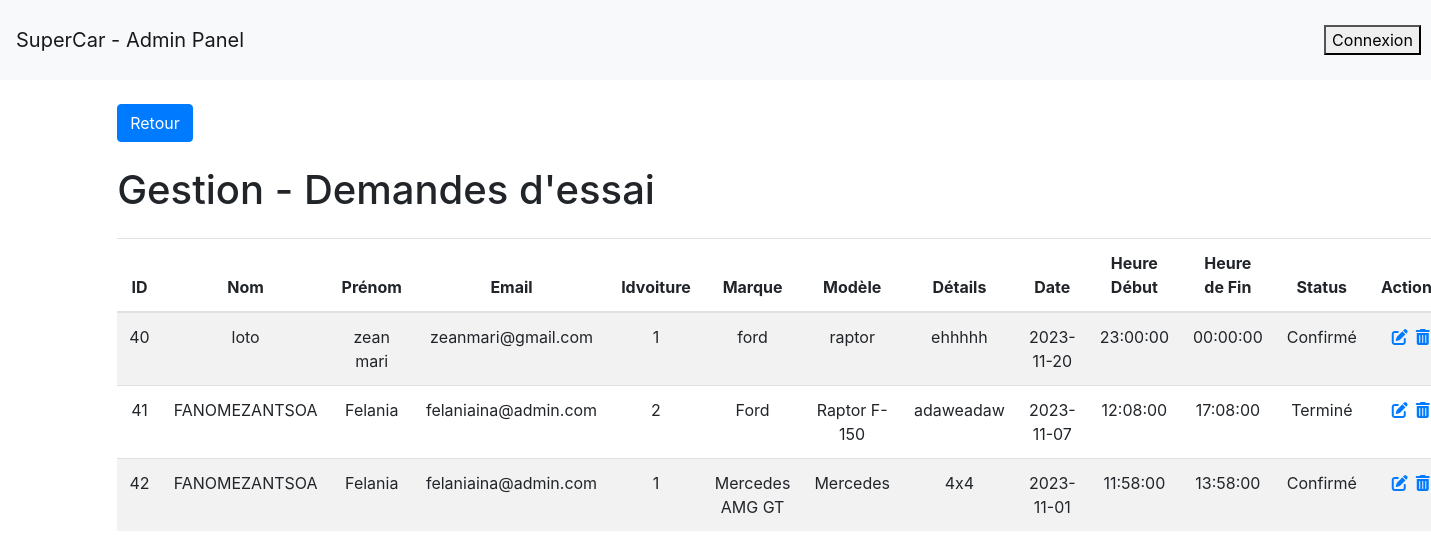
/admin/demande.php, run on an earlier commit of the app's database.
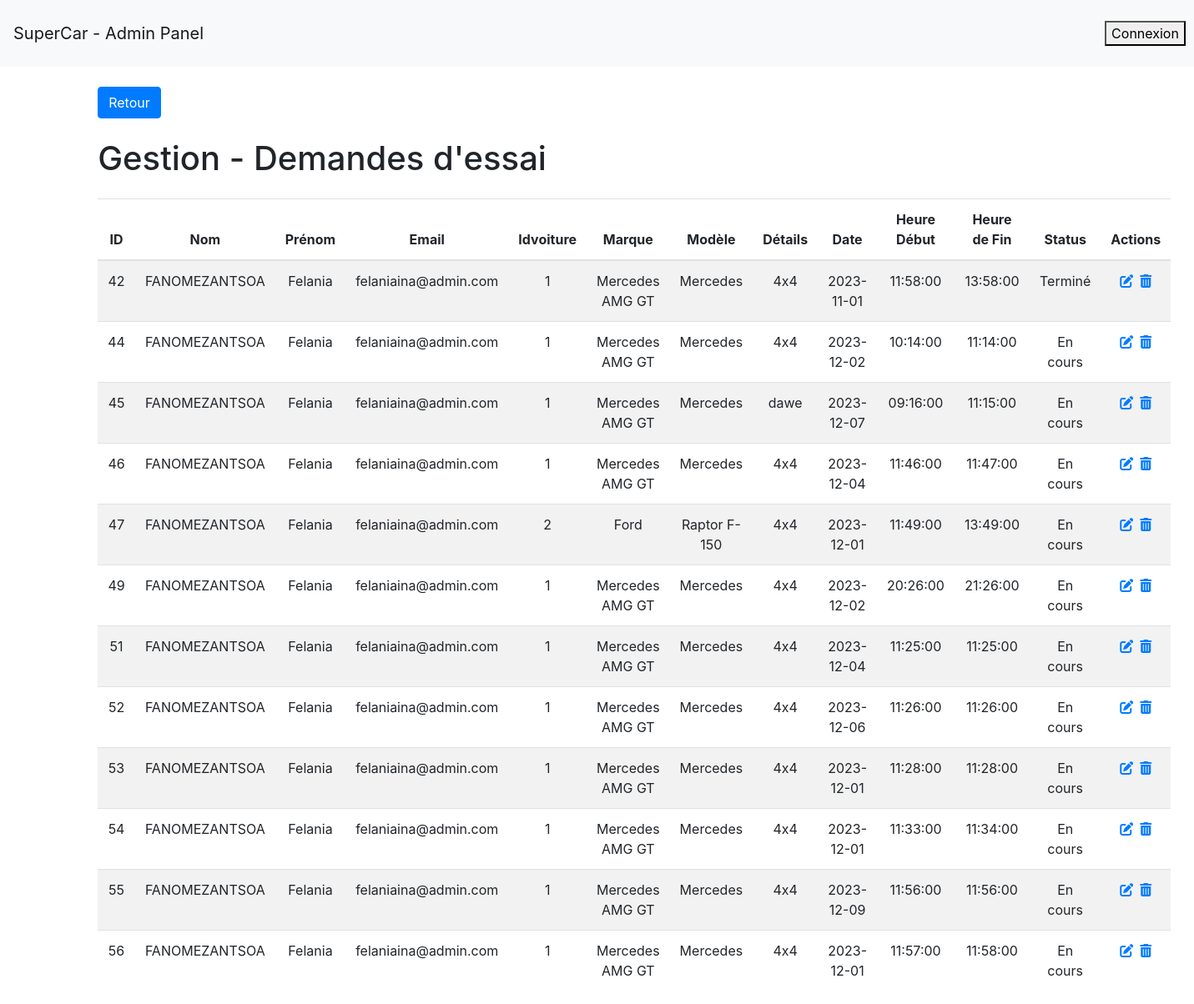
And on a later commit of the database.
### tables this page shows
CREATE TABLE `demande` (
  `ID_demande` int(11) NOT NULL,
  `idinscription` varchar(250) DEFAULT NULL,
  `nom` varchar(50) DEFAULT NULL,
  `prenom` varchar(50) DEFAULT NULL,
  `email` varchar(250) DEFAULT NULL,
  `Id_Voiture` varchar(50) DEFAULT NULL,
  `marque` varchar(50) DEFAULT NULL,
  `modele` varchar(50) DEFAULT NULL,
  `details` varchar(50) DEFAULT NULL,
  `date1` date DEFAULT NULL,
  `date2` date DEFAULT NULL,
  `heure1` time DEFAULT NULL,
  `heure2` time DEFAULT NULL,
  `Statuts1` varchar(255) NOT NULL
);

### admin/demande.php (the view, shortened to what this page needs)
<!DOCTYPE html>
<html>
<head>
    <link rel="stylesheet" href="https://maxcdn.bootstrapcdn.com/bootstrap/4.5.2/css/bootstrap.min.css">
    <link rel="stylesheet" href="https://cdnjs.cloudflare.com/ajax/libs/font-awesome/6.0.0-beta3/css/all.min.css">
    <link rel="stylesheet" href="https://cdnjs.cloudflare.com/ajax/libs/font-awesome/6.4.0/css/all.min.css">
</head>
<body>
<?php include('navbar.php'); ?>
    <div class="container mt-4" STYLE="margin-right:11.8em;">
        <a class="btn btn-primary" href="dash.php">Retour</a>
        <div class="d-flex justify-content-between align-items-center">
            <h1 class="my-4">Gestion - Demandes d'essai
            </h1>
        </div>
        <table class="table table-striped" style="text-align: center;">
            <thead>
                <tr>
                    <th>ID</th>
                    <th>Nom</th>
                    <th>Prénom</th>
                    <th>Email</th>
                    <th>Idvoiture</th>
                    <th>Marque</th>
                    <th>Modèle</th>
                    <th>Détails</th>
                    <th>Date</th>
                    <th>Heure Début</th>
                    <th>Heure de Fin</th>
                    <th>Status</th>
                    <th>Actions</th>
                </tr>
            </thead>
            <tbody>
                <?php
                include 'database_connection.php';
                $sql = "SELECT * FROM demande";
                $result = mysqli_query($conn, $sql);
                while ($row = mysqli_fetch_assoc($result)) {
                    echo "<tr><td>" . $row["ID_demande"] . "</td>";
                    echo "<td>" . $row["nom"] . "</td>";
                    echo "<td>" . $row["prenom"] . "</td>";
                    echo "<td>" . $row["email"] . "</td>";
                    echo "<td>" . $row["Id_Voiture"] . "</td>";
                    echo "<td>" . $row["marque"] . "</td>";
                    echo "<td>" . $row["modele"] . "</td>";
                    echo "<td>" . $row["details"] . "</td>";
                    echo "<td>" . $row["date1"] . "</td>";
                    echo "<td>" . $row["heure1"] . "</td>";
                    echo "<td>" . $row["heure2"] . "</td>";
                    echo "<td>" . $row["Statuts1"] . "</td>";
                    echo "<td><a href='edit_demande.php?ID_demande=" . $row["ID_demande"] . "'><i class='fas fa-edit'></i></a>&ensp;<a href='delete_demande.php?ID_demande=" . $row["ID_demande"] . "'><i class='fas fa-trash-alt' onclick='return confirm(\"Etes vous sûre de vouloir supprimer la demande?\");'></i></a></td></tr>";
                }
                ?>
            </tbody>
        </table>
    </div>
</body>
</html>

### admin/navbar.php (shortened to what this page needs)
<!DOCTYPE html>
<html>
<head>
    <link rel="stylesheet" href="https://maxcdn.bootstrapcdn.com/bootstrap/4.5.2/css/bootstrap.min.css">
   </head>
<body>
<nav class="navbar navbar-expand-lg navbar-light bg-light" style="height: 5em;">
        <a class="navbar-brand" href="dash.php">SuperCar - Admin Panel</a>
        <div>
            <?php
            if (isset($_SESSION['email'])) {
                $userEmail = $_SESSION['email'];
                echo '<span class="user-info"><i class="fas fa-user"></i>&ensp;' . $userEmail . '</span>';
                echo '<a href="adminConnexion.php"><button class="login">Deconnexion</button></a>';
            } else {
                echo '<a href="adminConnexion.php"><button class="login">Connexion</button></a>';
            }
            ?>
        </div>
    </nav>
</body>
</html>

### admin/navbar.php (style rules this page uses)
.navbar-brand { margin-right: 54em; }

What changed in the data, as far as the page shows it:
removed demande: ID_demande "40", nom "loto", prenom "zean mari", email "zeanmari@gmail.com", Id_Voiture "1", marque "ford", modele "raptor", details "ehhhhh", date1 "2023-11-20", heure1 "23:00:00", heure2 "00:00:00", Statuts1 "Confirmé"
removed demande: ID_demande "41", nom "FANOMEZANTSOA", prenom "Felania", email "felaniaina@admin.com", Id_Voiture "2", marque "Ford", modele "Raptor F-150", details "adaweadaw", date1 "2023-11-07", heure1 "12:08:00", heure2 "17:08:00", Statuts1 "Terminé"
changed demande id 42: Statuts1 "Confirmé" → "Terminé"
added demande: ID_demande "44", nom "FANOMEZANTSOA", prenom "Felania", email "felaniaina@admin.com", Id_Voiture "1", marque "Mercedes AMG GT", modele "Mercedes", details "4x4", date1 "2023-12-02", heure1 "10:14:00", heure2 "11:14:00", Statuts1 "En cours"
added demande: ID_demande "45", nom "FANOMEZANTSOA", prenom "Felania", email "felaniaina@admin.com", Id_Voiture "1", marque "Mercedes AMG GT", modele "Mercedes", details "dawe", date1 "2023-12-07", heure1 "09:16:00", heure2 "11:15:00", Statuts1 "En cours"
added demande: ID_demande "46", nom "FANOMEZANTSOA", prenom "Felania", email "felaniaina@admin.com", Id_Voiture "1", marque "Mercedes AMG GT", modele "Mercedes", details "4x4", date1 "2023-12-04", heure1 "11:46:00", heure2 "11:47:00", Statuts1 "En cours"
added demande: ID_demande "47", nom "FANOMEZANTSOA", prenom "Felania", email "felaniaina@admin.com", Id_Voiture "2", marque "Ford", modele "Raptor F-150", details "4x4", date1 "2023-12-01", heure1 "11:49:00", heure2 "13:49:00", Statuts1 "En cours"
added demande: ID_demande "49", nom "FANOMEZANTSOA", prenom "Felania", email "felaniaina@admin.com", Id_Voiture "1", marque "Mercedes AMG GT", modele "Mercedes", details "4x4", date1 "2023-12-02", heure1 "20:26:00", heure2 "21:26:00", Statuts1 "En cours"
added demande: ID_demande "51", nom "FANOMEZANTSOA", prenom "Felania", email "felaniaina@admin.com", Id_Voiture "1", marque "Mercedes AMG GT", modele "Mercedes", details "4x4", date1 "2023-12-04", heure1 "11:25:00", heure2 "11:25:00", Statuts1 "En cours"
added demande: ID_demande "52", nom "FANOMEZANTSOA", prenom "Felania", email "felaniaina@admin.com", Id_Voiture "1", marque "Mercedes AMG GT", modele "Mercedes", details "4x4", date1 "2023-12-06", heure1 "11:26:00", heure2 "11:26:00", Statuts1 "En cours"
added demande: ID_demande "53", nom "FANOMEZANTSOA", prenom "Felania", email "felaniaina@admin.com", Id_Voiture "1", marque "Mercedes AMG GT", modele "Mercedes", details "4x4", date1 "2023-12-01", heure1 "11:28:00", heure2 "11:28:00", Statuts1 "En cours"
added demande: ID_demande "54", nom "FANOMEZANTSOA", prenom "Felania", email "felaniaina@admin.com", Id_Voiture "1", marque "Mercedes AMG GT", modele "Mercedes", details "4x4", date1 "2023-12-01", heure1 "11:33:00", heure2 "11:34:00", Statuts1 "En cours"
added demande: ID_demande "55", nom "FANOMEZANTSOA", prenom "Felania", email "felaniaina@admin.com", Id_Voiture "1", marque "Mercedes AMG GT", modele "Mercedes", details "4x4", date1 "2023-12-09", heure1 "11:56:00", heure2 "11:56:00", Statuts1 "En cours"
added demande: ID_demande "56", nom "FANOMEZANTSOA", prenom "Felania", email "felaniaina@admin.com", Id_Voiture "1", marque "Mercedes AMG GT", modele "Mercedes", details "4x4", date1 "2023-12-01", heure1 "11:57:00", heure2 "11:58:00", Statuts1 "En cours"
